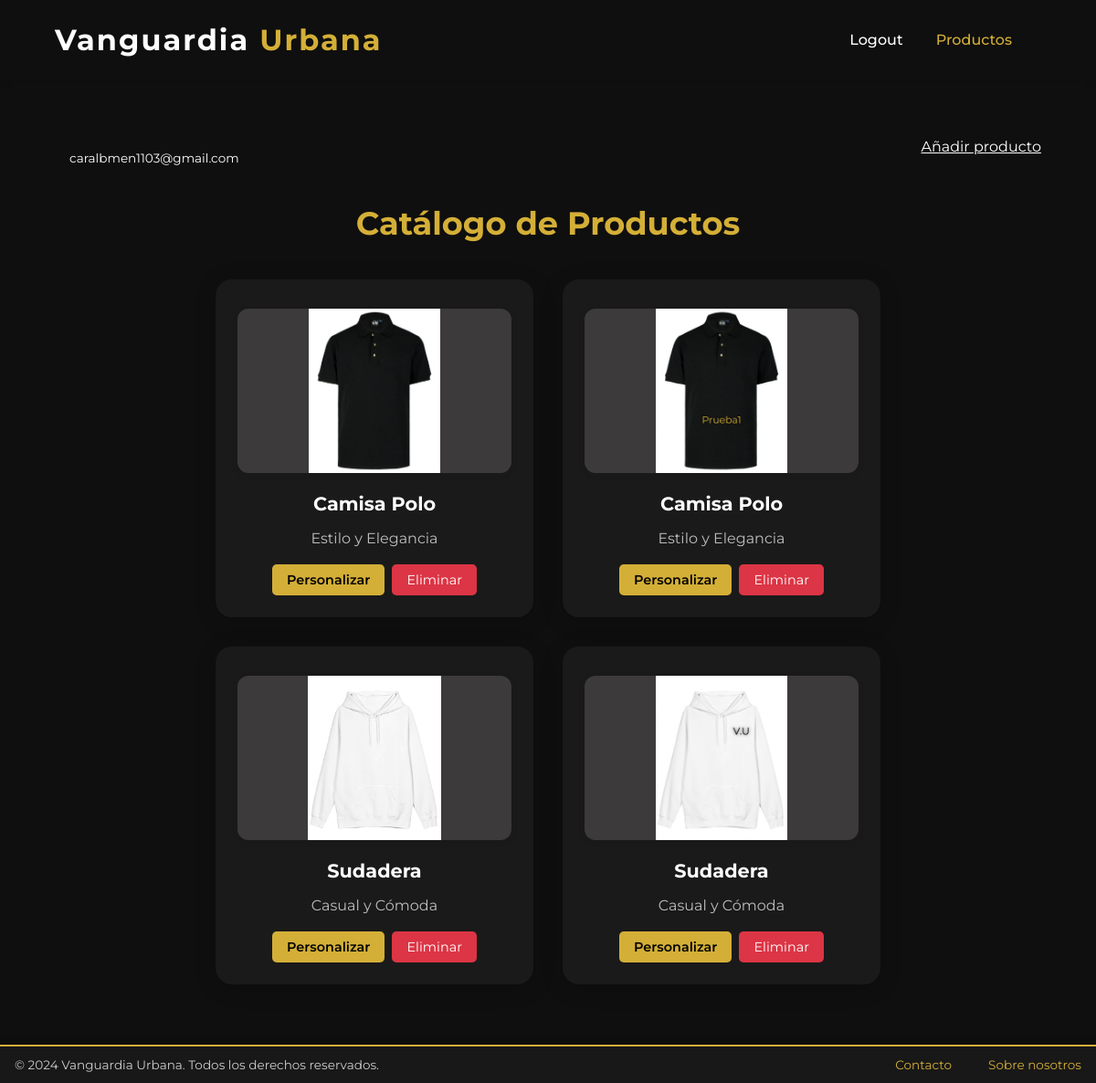
The page /frontend/catalogoVendedor/ (signed in) on the database its author committed.
### cliente/models.py (models this page shows, shortened)
class Usuario(models.Model):
    correo= models.EmailField('correo',unique=True)
    contrasenia= models.CharField('contrasenia',max_length=128)
    telefono= models.CharField('telefono', max_length=15, null=False)
    class Meta:
        verbose_name = 'Usuario'
        verbose_name_plural = 'Usuarios'

class Variante_p(models.Model):
    colores=[
        ('Negro', 'Negro'),
        ('Blanco', 'Blanco'),
        ('Verde', 'Verde'),
        ('Amarillo', 'Amarillo'),
        ('Rojo', 'Rojo'),
    ]
    categorias = [
        ('Niños', 'Niños'),
        ('Hombre', 'Hombre'),
        ('Mujer', 'Mujer'),
    ]
    producto= models.ForeignKey(producto, related_name='variantes', on_delete=models.CASCADE)
    color= models.CharField('Color', max_length=10, choices=colores)
    talla= models.IntegerField('Talla', null=False)
    categoria = models.CharField('Categoría', max_length=10, choices=categorias)
    imagen= models.ImageField('Imagen',upload_to='productos/')
    stock= models.PositiveIntegerField(
        'Cantidad en stock',
        default=0,
        validators=[MinValueValidator(0)]
    )
    sku= models.CharField('Sku/código',max_length=50, unique=True)
    class Meta:
        unique_together= ('producto', 'color')
        verbose_name= 'Variante'
        verbose_name_plural= 'Variantes'

class producto(models.Model):
    nombre= models.CharField('nombre', max_length=100)
    descripcion= models.TextField('descripcion')
    precio_base= models.DecimalField('precio', max_digits=10, decimal_places=2, validators=[MinValueValidator(0)])
    usuario= models.ForeignKey(Usuario, on_delete=models.CASCADE)

### cliente/views.py (the view)
# urls.py: path('frontend/catalogoVendedor/', views.frontend_catalogo_vendedor, name='frontend_catalogoVendedor'),
def frontend_catalogo_vendedor(request):
    usuario= request.session.get('usuario')
    request.session['usuario']= usuario
    variantes= Variante_p.objects.filter(
        producto_id__usuario_id__correo= usuario
    ).select_related('producto')
    return render(request, 'cliente/catalogo_vendedor.html',{
        'usuario':usuario,
        'variantes':variantes
    })

### cliente/templates/cliente/catalogo_vendedor.html (shortened to what this page needs)
{% extends 'base_frontend.html' %}
{% load static %}
{% block inicio %}
  <a href="{% url 'frontend_home' %}">Logout</a>
{% endblock %}
{% block prodcuctos %}
    <a href="{% url 'frontend_catalogoVendedor' %}"style="color:#d4af37">Productos</a>
{% endblock %}
{% block content %}
  <section class="featured-products">
    <div class="container">
        <div style="width: 100%; display: flex;">
            <p style="width: 50%; text-align: left; font-size: 1.7dvh; padding-left: 2dvh;" > {{usuario}}</p>
             <a href="{% url 'addProducto' %}" style="width: 50%;  text-align: right; color: white">Añadir producto</a>
        </div>
        <h2>Catálogo de Productos</h2>
        <div class="products-grid">
          {% for variante in variantes %}
             <div class="product-card">
                <img src="{{ variante.imagen.url }}" alt="Producto {{variante.id}}">
                <h3>{{ variante.producto.nombre }}</h3>
                <p>{{ variante.producto.descripcion }}</p>
                <div class="product-actions">
                  <a href="{% url 'frontend_personaliza' variante.id %}" class="btn-secondary">Personalizar</a>
                  <a href="{% url 'eliminar_producto' variante.id %}" class="btn-delete" onclick="return confirm('¿Estás seguro de que quieres eliminar este producto?')">Eliminar</a>
                </div>
            </div>
          {% endfor %}
        </div>
    </div>
  </section>
{% endblock %}

### static/css/home.css (style rules this page uses)
body { margin: 0; font-family: 'Montserrat', sans-serif; background: #0f0f0f; color: #ffffff; }
.container { width: 90%; max-width: 1200px; margin: 0 auto; }
.nav a { color: #fff; text-decoration: none; margin-left: 2rem; font-weight: 500; transition: color 0.2s; }
.featured-products { background: #0f0f0f; padding: 4rem 0 3rem 0; }
.featured-products h2 { text-align: center; font-size: 2.2rem; color: #d4af37; margin-bottom: 2.5rem; }
.products-grid { display: flex; gap: 2rem; justify-content: center; flex-wrap: wrap; }
.product-card { background: #1a1a1a; border-radius: 18px; box-shadow: 0 4px 24px rgba(0,0,0,0.18); padding: 2rem 1.5rem 1.5rem 1.5rem; text-align: center; width: 300px; transition: transform 0.2s, box-shadow 0.2s; }
.product-card img { width: 100%; height: 180px; object-fit: contain; background: #3c3a3a; border-radius: 12px; margin-bottom: 1.2rem; display: block; box-shadow: 0 2px 8px rgba(0,0,0,0.06); }
.product-card h3 { color: #fff; font-size: 1.3rem; margin-bottom: 0.5rem; }
.product-card p { color: #bdbdbd; font-size: 1rem; margin-bottom: 1.2rem; }
.btn-secondary { background: transparent; color: #d4af37; border: 2px solid #d4af37; padding: 0.6rem 1.5rem; border-radius: 30px; font-size: 1rem; font-weight: 600; text-decoration: none; transition: background 0.2s, color 0.2s; }

### cliente/templates/base_frontend.html (style rules this page uses)
body { margin-bottom: 60px; }

### cliente/templates/cliente/catalogo_vendedor.html (style rules this page uses)
.product-actions { display: flex; gap: 0.5rem; margin-top: 1rem; justify-content: center; flex-wrap: wrap; }
.btn-delete { background: #dc3545; color: white; padding: 0.5rem 1rem; border: none; border-radius: 5px; text-decoration: none; font-size: 0.9rem; cursor: pointer; transition: background 0.3s ease; }
.btn-secondary { background: #d4af37; color: #000; padding: 0.5rem 1rem; border: none; border-radius: 5px; text-decoration: none; font-size: 0.9rem; cursor: pointer; transition: background 0.3s ease; }
.product-card { position: relative; }

### rows shown on the page
Usuario: correo "caralbmen1103@gmail.com"
Variante_p: imagen (picture), producto.nombre "Camisa Polo", producto.descripcion "Estilo y Elegancia"
Variante_p: imagen (picture), producto.nombre "Camisa Polo", producto.descripcion "Estilo y Elegancia"
Variante_p: imagen (picture), producto.nombre "Sudadera", producto.descripcion "Casual y Cómoda"
Variante_p: imagen (picture), producto.nombre "Sudadera", producto.descripcion "Casual y Cómoda"
